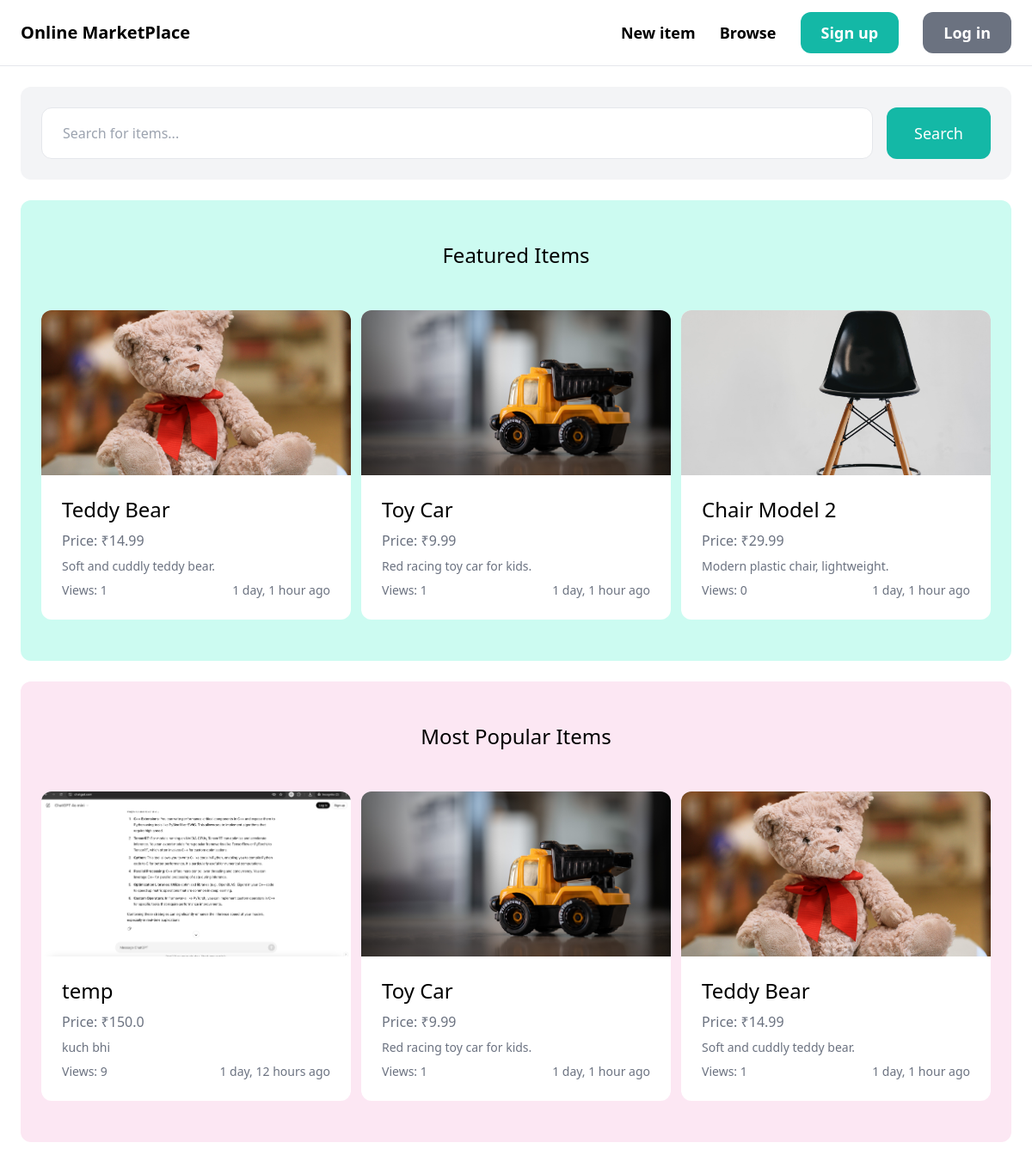
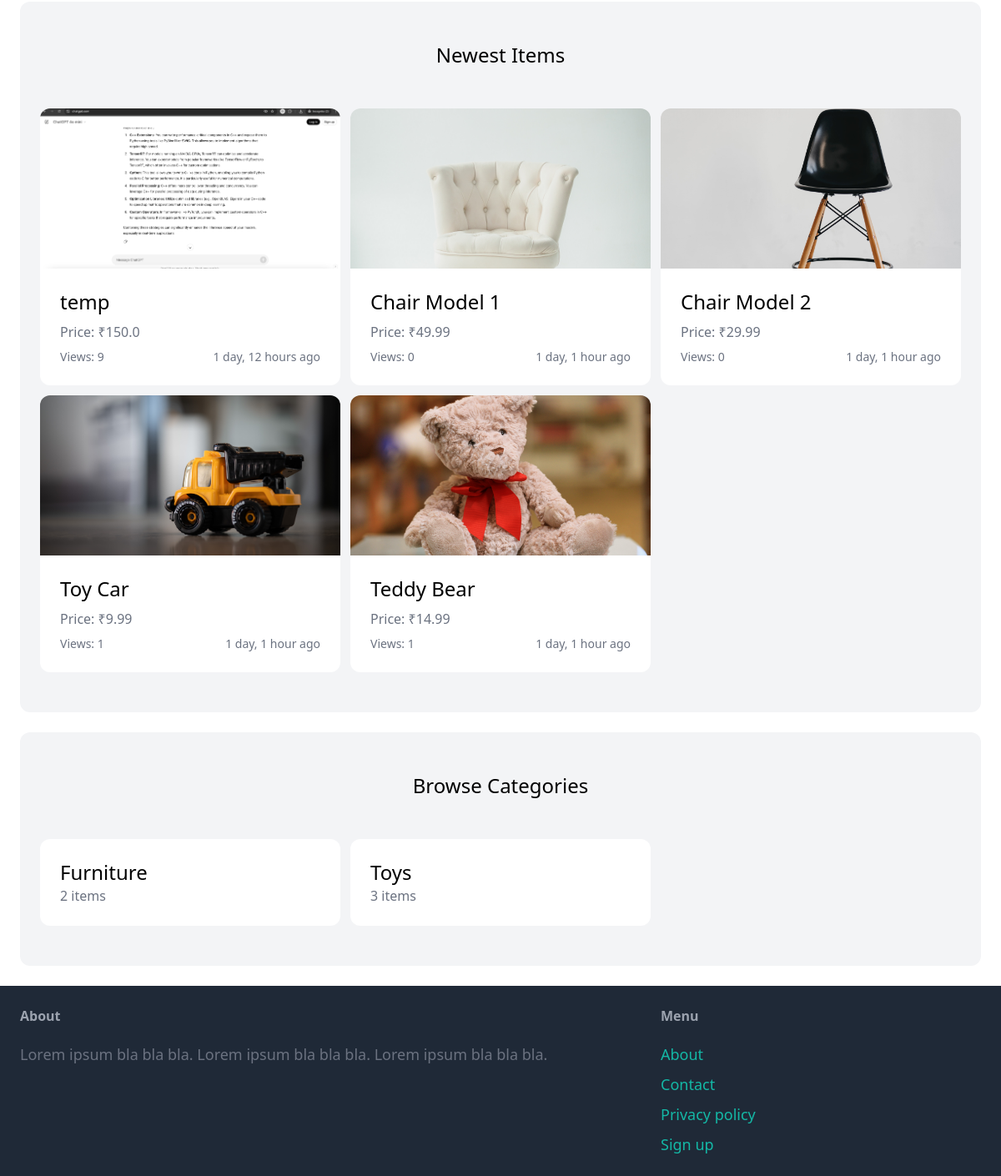
The page / on the database its author committed (2 pictures, top to bottom).
### item/models.py (models this page shows, shortened)
class Item(models.Model):
    CONDITION_CHOICES = [
        ('new', 'New'),
        ('used', 'Used'),
        ('refurbished', 'Refurbished'),
    ]
    category = models.ForeignKey(Category, related_name='items', on_delete=models.CASCADE)
    name = models.CharField(max_length=255)
    description = models.TextField(blank=True, null=True)
    price = models.FloatField()
    image = models.ImageField(upload_to='item_images', blank=True, null=True)
    is_sold = models.BooleanField(default=False)
    created_by = models.ForeignKey(User, related_name='items', on_delete=models.CASCADE)
    created_at = models.DateTimeField(auto_now_add=True)
    wishlisted_by = models.ManyToManyField(User, related_name='wishlist', blank=True)
    views = models.IntegerField(default=0)  # Track item views
    condition = models.CharField(max_length=20, choices=CONDITION_CHOICES, default='new')
    @property
    def image_url(self):
        if self.image and hasattr(self.image, 'url'):
            return self.image.url
        return '/media/default.jpg'  # This will be our default image

class Category(models.Model):
    name = models.CharField(max_length=255, unique=True)
    class Meta:
        ordering = ('name',)
        verbose_name_plural = 'Categories'

### core/views.py (the view)
# urls.py: path('', views.index, name='index'),
def index(request):
    items = Item.objects.filter(is_sold=False)[0:6]
    categories = Category.objects.all()
    featured_items = Item.objects.filter(is_sold=False).order_by('-created_at')[0:3]
    popular_items = Item.objects.filter(is_sold=False).order_by('-views')[0:3]
    return render(request, 'core/index.html', {
        'categories': categories,
        'items': items,
        'featured_items': featured_items,
        'popular_items': popular_items,
    })

### core/templates/core/index.html (shortened to what this page needs)
{% extends 'core/base.html' %}
{% block content %}
<div class="px-6 py-6 bg-gray-100 rounded-xl">
  <form method="get" action="{% url 'item:items' %}" class="flex gap-4">
    <input name="query" class="w-full py-4 px-6 border rounded-xl" type="text" placeholder="Search for items..." />
    <button class="py-4 px-8 text-lg bg-teal-500 text-white rounded-xl hover:bg-teal-700">Search</button>
  </form>
</div>
{% if featured_items %}
<div class="mt-6 px-6 py-12 bg-teal-100 rounded-xl">
  <h2 class="mb-12 text-2xl text-center">Featured Items</h2>
  <div class="grid grid-cols-1 md:grid-cols-3 gap-3">
    {% for item in featured_items %}
    <div>
      <a href="{% url 'item:detail' item.id %}">
        <div class="bg-white rounded-xl">
          <img src="{{ item.image_url }}" class="rounded-t-xl h-48 w-full object-cover" />
          <div class="p-6">
            <h2 class="text-2xl mb-2">{{ item.name }}</h2>
            <p class="text-gray-500">Price: ₹{{ item.price }}</p>
            {% if item.description %}
            <p class="text-gray-500 text-sm mt-2 truncate">{{ item.description }}</p>
            {% endif %}
            <div class="flex justify-between text-sm text-gray-500 mt-2">
              <span>Views: {{ item.views }}</span>
              <span>{{ item.created_at|timesince }} ago</span>
            </div>
          </div>
        </div>
      </a>
    </div>
    {% endfor %}
  </div>
</div>
{% endif %}
{% if popular_items %}
<div class="mt-6 px-6 py-12 bg-pink-100 rounded-xl">
  <h2 class="mb-12 text-2xl text-center">Most Popular Items</h2>
  <div class="grid grid-cols-1 md:grid-cols-3 gap-3">
    {% for item in popular_items %}
    <div>
      <a href="{% url 'item:detail' item.id %}">
        <div class="bg-white rounded-xl">
          <img src="{{ item.image_url }}" class="rounded-t-xl h-48 w-full object-cover" />
          <div class="p-6">
            <h2 class="text-2xl mb-2">{{ item.name }}</h2>
            <p class="text-gray-500">Price: ₹{{ item.price }}</p>
            {% if item.description %}
            <p class="text-gray-500 text-sm mt-2 truncate">{{ item.description }}</p>
            {% endif %}
            <div class="flex justify-between text-sm text-gray-500 mt-2">
              <span>Views: {{ item.views }}</span>
              <span>{{ item.created_at|timesince }} ago</span>
            </div>
          </div>
        </div>
      </a>
    </div>
    {% endfor %}
  </div>
</div>
{% endif %}
<div class="mt-6 px-6 py-12 bg-gray-100 rounded-xl">
  <h2 class="mb-12 text-2xl text-center">Newest Items</h2>
  <div class="grid grid-cols-3 gap-3">
    {% for item in items %}
    <div>
      <a href="{% url 'item:detail' item.id %}">
        <div class="bg-white rounded-xl">
          <img src="{{ item.image_url }}" class="rounded-t-xl h-48 w-full object-cover" />
          <div class="p-6">
            <h2 class="text-2xl mb-2">{{ item.name }}</h2>
            <p class="text-gray-500">Price: ₹{{ item.price }}</p>
            <div class="flex justify-between text-sm text-gray-500 mt-2">
              <span>Views: {{ item.views }}</span>
              <span>{{ item.created_at|timesince }} ago</span>
            </div>
          </div>
        </div>
      </a>
    </div>
    {% endfor %}
  </div>
</div>
<div class="mt-6 px-6 py-12 bg-gray-100 rounded-xl">
  <h2 class="mb-12 text-2xl text-center">Browse Categories</h2>
  <div class="grid grid-cols-3 gap-3">
    {% for category in categories %}
    <div>
      <a href="{% url 'item:items' %}?category={{ category.id }}">
        <div class="p-6 bg-white rounded-xl transition duration-200 hover:shadow-lg">
          <h2 class="text-2xl">{{ category.name }}</h2>
          <p class="text-gray-500">{{ category.items.count }} items</p>
        </div>
      </a>
    </div>
    {% endfor %}
  </div>
</div>
{% endblock %}

### rows shown on the page
Item: image_url (picture), name "Teddy Bear", price "14.99", description "Soft and cuddly teddy bear.", views "1", created_at "1 day, 1 hour"
Item: image_url (picture), name "Toy Car", price "9.99", description "Red racing toy car for kids.", views "1", created_at "1 day, 1 hour"
Item: image_url (picture), name "Chair Model 2", price "29.99", description "Modern plastic chair, lightweight.", views "0", created_at "1 day, 1 hour"
Item: image_url (picture), name "temp", price "150.0", description "kuch bhi", views "9", created_at "1 day, 12 hours"
Item: image_url (picture), name "Chair Model 1", price "49.99", views "0", created_at "1 day, 1 hour"
Category: name "Furniture", items.count "2"
Category: name "Toys", items.count "3"
